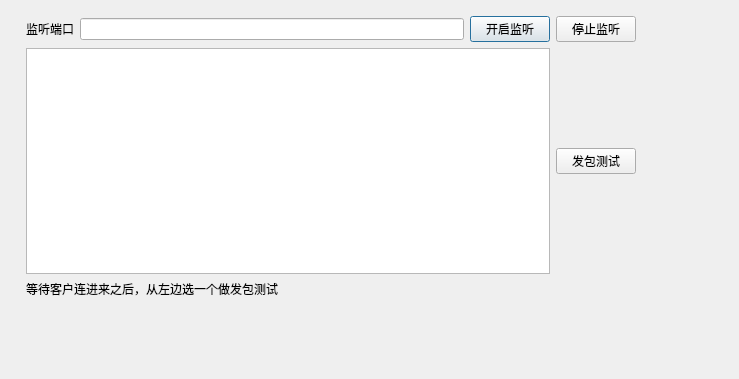
<?xml version="1.0" encoding="UTF-8"?>
<ui version="4.0">
 <class>DialogSrv</class>
 <widget class="QDialog" name="DialogSrv">
  <property name="geometry">
   <rect>
    <x>0</x>
    <y>0</y>
    <width>739</width>
    <height>379</height>
   </rect>
  </property>
  <property name="windowTitle">
   <string>DialogSrv</string>
  </property>
  <widget class="QWidget" name="layoutWidget">
   <property name="geometry">
    <rect>
     <x>20</x>
     <y>10</y>
     <width>622</width>
     <height>294</height>
    </rect>
   </property>
   <layout class="QVBoxLayout" name="mainLayout">
    <property name="margin">
     <number>6</number>
    </property>
    <item>
     <layout class="QHBoxLayout" name="horizontalLayout">
      <item>
       <widget class="QLabel" name="label">
        <property name="text">
         <string>监听端口</string>
        </property>
       </widget>
      </item>
      <item>
       <widget class="QLineEdit" name="lineEditPort"/>
      </item>
      <item>
       <widget class="QPushButton" name="pushButtonListen">
        <property name="text">
         <string>开启监听</string>
        </property>
       </widget>
      </item>
      <item>
       <widget class="QPushButton" name="pushButtonStop">
        <property name="text">
         <string>停止监听</string>
        </property>
       </widget>
      </item>
     </layout>
    </item>
    <item>
     <layout class="QHBoxLayout" name="horizontalLayout_2">
      <item>
       <widget class="QListWidget" name="listWidget"/>
      </item>
      <item>
       <widget class="QPushButton" name="pushButtonSend">
        <property name="text">
         <string>发包测试</string>
        </property>
       </widget>
      </item>
     </layout>
    </item>
    <item>
     <widget class="QLabel" name="label_2">
      <property name="text">
       <string>等待客户连进来之后，从左边选一个做发包测试</string>
      </property>
     </widget>
    </item>
   </layout>
  </widget>
 </widget>
 <layoutdefault spacing="6" margin="11"/>
 <resources/>
 <connections/>
</ui>
